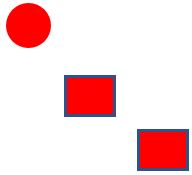
%> input picture picturemanipulation/cali3.JPG, 192 x 175 px
$ octave --eval "result = calibration('cali3.JPG');"   (GNU Octave 9; MATLAB toolbox functions it lacks are replaced by stand-ins)
%> lines starting %> are read from the running program, lines starting %| are printed output that depends on the picture; in (x1, y1, x2, y2) boxes, pixels count from 0 and x2, y2 are one past the last pixel; in counts of white or black regions, pixels touching at a corner belong together; the program's own positions count from 1
function [angle] = calibration(picname)
%> called with picname = 'cali3.JPG'

% [18 lines of commented-out code are left out]
I = imread(picname);
%> I is the input picture: size 175x192x3 uint8; mean R, G, B 247.6, 212.4, 213.9
Igray = rgb2gray(I);
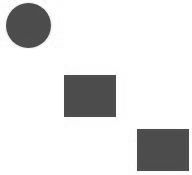
%> Igray: size 175x192 uint8; min 58, max 255, mean 223.1
Ibw = imbinarize(Igray,.45);
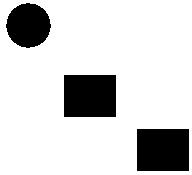
%> Ibw: size 175x192 logical; 82.4% white; 3 black regions, box (x1, y1, x2, y2) and area: (64, 75, 116, 117) 2184, (137, 129, 189, 171) 2184, (6, 3, 51, 48) 1540
Ibw = imcomplement(Ibw);

red = I(:,:,1)>200 & I(:,:,2)==0 & I(:,:,3)==0;                             %Need to be definined by actual colors
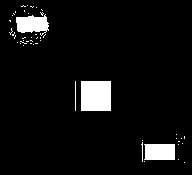
%> red: size 175x192 logical; 6% white; 48 white regions (43 under 20 px), largest, box (x1, y1, x2, y2) and area: (81, 81, 111, 111) 900, (16, 14, 49, 36) 484, (144, 144, 175, 160) 482, (75, 81, 76, 111) 30, (141, 142, 143, 162) 21
rcoord = regionprops(red,'Centroid','Area');
%> rcoord = 48 regions; largest, Area and Centroid: 900 [96.5 96.5], 484 [32.8 24.9], 482 [160.4 152.5], 30 [76 96.5], 21 [143 152.1]
if isempty(rcoord)
   warning('The robot could not be found');
   stop = [];
else
   %Need to find top 3 areas
   r = [rcoord.Area];
%> r = 48 values, max 900 at index 35, min 1 at index 3, mean 42.06
   [b,I] = sort(r,'descend');
%> b = 48 values, max 900 at index 1, min 1 at index 29, mean 42.06; I = 48 values, max 48 at index 48, min 1 at index 15, mean 24.5
   top3 = b(1:3);
%> top3 = [900 484 482]
   top3coord = I(1:3);
%> top3coord = [35 8 38]
   one = rcoord(top3coord(1)).Centroid;                                     %Had a hard time with structs
%> one = [96.5 96.5]
   two = rcoord(top3coord(2)).Centroid;
%> two = [32.82 24.91]
   three = rcoord(top3coord(3)).Centroid;
%> three = [160.4 152.5]
   angleRad = atan((two(1)-one(1))/(two(2)-one(2)));                        %Need to test with real examples
%> angleRad = 0.727
   angle = rad2deg(angleRad);
%> angle = 41.66

end
end
